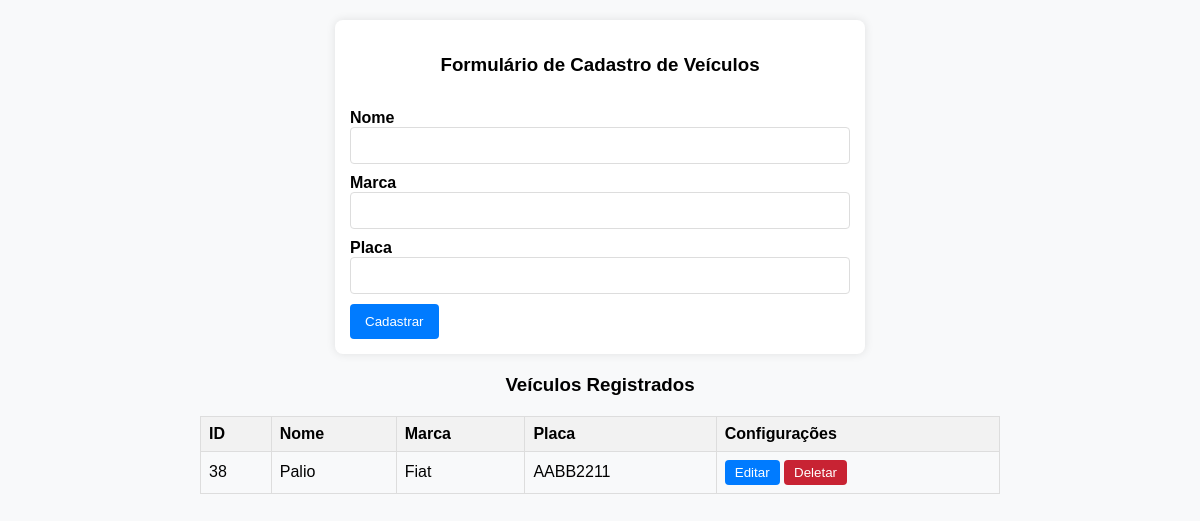
The page /core/ on the database as committed earlier.
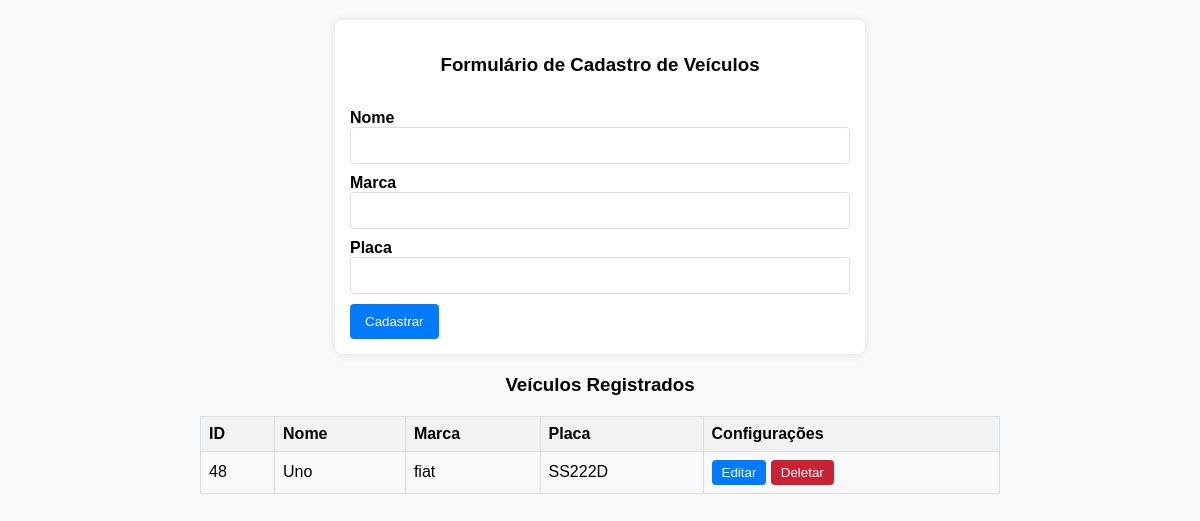
The same page on the database as committed later.
### core/models.py (models this page shows, shortened)
class Carro(models.Model):
  nome = models.CharField(max_length=50, null=False, default="")
  marca = models.CharField(max_length=100, null=False, default="")
  placa = models.CharField(max_length=8, null=False, default="")

### core/views.py (the view)
# urls.py: path('', home),
def home(request):
  carros = Carro.objects.all()
  return render (request, "index.html", {'carros': carros})

### core/templates/index.html (shortened to what this page needs)
<!DOCTYPE html>
<html lang="en">
<head>
  {% load static %}
  <link rel="stylesheet" href="{% static 'css/styles.css' %}">
</head>
<body>
  <div class="formulario">
    <form name="formulario-cadastro" action="{% url 'salvar' %}" method="post">
      <h3>Formulário de Cadastro de Veículos</h3>
      <br>
      <label for="nome"><strong>Nome</strong></label>
      <input type="text" name="nome" required>
      <label for="marca"><strong>Marca</strong></label>
      <input type="text" name="marca" required>
      <label for="placa"><strong>Placa</strong></label>
      <input type="text" name="placa" required>
      <button type="submit">Cadastrar</button>
    </form>
  </div>
  <div class="Tabela">
    <h3>Veículos Registrados</h3>
    <table>
      <thead>
        <tr>
          <th>ID</th>
          <th>Nome</th>
          <th>Marca</th>
          <th>Placa</th>
          <th>Configurações</th>
        </tr>
      </thead>
      <tbody>
        {% for carro in carros %}
        <tr>
          <td>{{ carro.id }}</td>
          <td>{{ carro.nome }}</td>
          <td>{{ carro.marca }}</td>
          <td>{{ carro.placa }}</td>
          <td><a href="{% url 'editar' carro.id %}"><button class="botoes" id="editar">Editar</button></a>
            <a href="{% url 'delete' carro.id %}"><button class="botoes" id="deletar">Deletar</button></a>
          </td>
        </tr>
        {% endfor %}
      </tbody>
    </table>
  </div>
</body>
</html>

### core/static/css/styles.css (style rules this page uses)
body { font-family: Arial, sans-serif; margin: 0; padding: 0; background-color: #f8f9fa; }
h3 { text-align: center; align-items: center; }
.formulario h3 { margin-bottom: 15px; }
.formulario input[type="text"] { width: calc(100% - 22px); padding: 10px; margin-bottom: 10px; border: 1px solid #ddd; border-radius: 4px; }
.formulario button { padding: 10px 15px; background-color: #007bff; color: white; border: none; border-radius: 4px; cursor: pointer; }
.Tabela { max-width: 800px; margin: 20px auto; }
.Tabela h3 { margin-bottom: 10px; }
table { border-collapse: collapse; width: 100%; text-align: left; margin: 20px 0; }
th, td { border: 1px solid #ddd; padding: 8px; }
thead tr { background-color: #f2f2f2; }
a { color: #007bff; text-decoration: none; }
.botoes { color: #fff; border: none; padding: 5px 10px; border-radius: 4px; cursor: pointer; }
#editar { background-color: #007bff; }
#deletar { background-color: #c82333; }
form { max-width: 500px; margin: 20px auto; padding: 15px; background-color: #fff; border-radius: 8px; box-shadow: 0 0 10px rgba(0, 0, 0, 0.1); }
form input[type="text"] { width: calc(100% - 22px); padding: 10px; margin-bottom: 10px; border: 1px solid #ddd; border-radius: 4px; }
form button { padding: 10px 15px; background-color: #007bff; color: white; border: none; border-radius: 4px; cursor: pointer; }

Rows that differ between the two databases and show on the page:
removed Carro: id "38", nome "Palio", marca "Fiat", placa "AABB2211"
added Carro: id "48", nome "Uno", marca "fiat", placa "SS222D"
